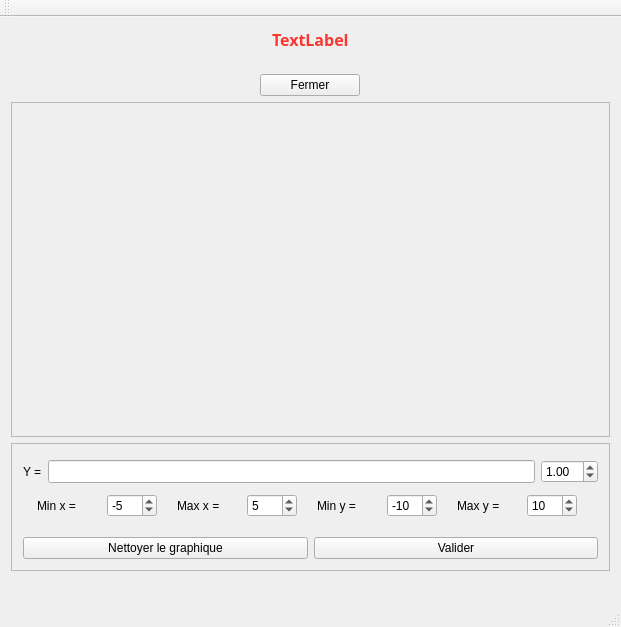
<?xml version="1.0" encoding="UTF-8"?>
<ui version="4.0">
 <class>MainWindow</class>
 <widget class="QMainWindow" name="MainWindow">
  <property name="geometry">
   <rect>
    <x>0</x>
    <y>0</y>
    <width>621</width>
    <height>627</height>
   </rect>
  </property>
  <property name="windowTitle">
   <string>QCustomPlot Interaction Example</string>
  </property>
  <widget class="QWidget" name="centralWidget">
   <layout class="QVBoxLayout" name="verticalLayout">
    <item alignment="Qt::AlignHCenter">
     <widget class="QLabel" name="erreurMessage">
      <property name="palette">
       <palette>
        <active>
         <colorrole role="WindowText">
          <brush brushstyle="SolidPattern">
           <color alpha="255">
            <red>0</red>
            <green>0</green>
            <blue>0</blue>
           </color>
          </brush>
         </colorrole>
         <colorrole role="Button">
          <brush brushstyle="SolidPattern">
           <color alpha="255">
            <red>233</red>
            <green>28</green>
            <blue>6</blue>
           </color>
          </brush>
         </colorrole>
         <colorrole role="Light">
          <brush brushstyle="SolidPattern">
           <color alpha="255">
            <red>255</red>
            <green>116</green>
            <blue>101</blue>
           </color>
          </brush>
         </colorrole>
         <colorrole role="Midlight">
          <brush brushstyle="SolidPattern">
           <color alpha="255">
            <red>244</red>
            <green>72</green>
            <blue>53</blue>
           </color>
          </brush>
         </colorrole>
         <colorrole role="Dark">
          <brush brushstyle="SolidPattern">
           <color alpha="255">
            <red>116</red>
            <green>14</green>
            <blue>3</blue>
           </color>
          </brush>
         </colorrole>
         <colorrole role="Mid">
          <brush brushstyle="SolidPattern">
           <color alpha="255">
            <red>155</red>
            <green>18</green>
            <blue>4</blue>
           </color>
          </brush>
         </colorrole>
         <colorrole role="Text">
          <brush brushstyle="SolidPattern">
           <color alpha="255">
            <red>0</red>
            <green>0</green>
            <blue>0</blue>
           </color>
          </brush>
         </colorrole>
         <colorrole role="BrightText">
          <brush brushstyle="SolidPattern">
           <color alpha="255">
            <red>255</red>
            <green>255</green>
            <blue>255</blue>
           </color>
          </brush>
         </colorrole>
         <colorrole role="ButtonText">
          <brush brushstyle="SolidPattern">
           <color alpha="255">
            <red>0</red>
            <green>0</green>
            <blue>0</blue>
           </color>
          </brush>
         </colorrole>
         <colorrole role="Base">
          <brush brushstyle="SolidPattern">
           <color alpha="255">
            <red>255</red>
            <green>255</green>
            <blue>255</blue>
           </color>
          </brush>
         </colorrole>
         <colorrole role="Window">
          <brush brushstyle="SolidPattern">
           <color alpha="255">
            <red>233</red>
            <green>28</green>
            <blue>6</blue>
           </color>
          </brush>
         </colorrole>
         <colorrole role="Shadow">
          <brush brushstyle="SolidPattern">
           <color alpha="255">
            <red>0</red>
            <green>0</green>
            <blue>0</blue>
           </color>
          </brush>
         </colorrole>
         <colorrole role="AlternateBase">
          <brush brushstyle="SolidPattern">
           <color alpha="255">
            <red>244</red>
            <green>141</green>
            <blue>130</blue>
           </color>
          </brush>
         </colorrole>
         <colorrole role="ToolTipBase">
          <brush brushstyle="SolidPattern">
           <color alpha="255">
            <red>255</red>
            <green>255</green>
            <blue>220</blue>
           </color>
          </brush>
         </colorrole>
         <colorrole role="ToolTipText">
          <brush brushstyle="SolidPattern">
           <color alpha="255">
            <red>0</red>
            <green>0</green>
            <blue>0</blue>
           </color>
          </brush>
         </colorrole>
        </active>
        <inactive>
         <colorrole role="WindowText">
          <brush brushstyle="SolidPattern">
           <color alpha="255">
            <red>0</red>
            <green>0</green>
            <blue>0</blue>
           </color>
          </brush>
         </colorrole>
         <colorrole role="Button">
          <brush brushstyle="SolidPattern">
           <color alpha="255">
            <red>233</red>
            <green>28</green>
            <blue>6</blue>
           </color>
          </brush>
         </colorrole>
         <colorrole role="Light">
          <brush brushstyle="SolidPattern">
           <color alpha="255">
            <red>255</red>
            <green>116</green>
            <blue>101</blue>
           </color>
          </brush>
         </colorrole>
         <colorrole role="Midlight">
          <brush brushstyle="SolidPattern">
           <color alpha="255">
            <red>244</red>
            <green>72</green>
            <blue>53</blue>
           </color>
          </brush>
         </colorrole>
         <colorrole role="Dark">
          <brush brushstyle="SolidPattern">
           <color alpha="255">
            <red>116</red>
            <green>14</green>
            <blue>3</blue>
           </color>
          </brush>
         </colorrole>
         <colorrole role="Mid">
          <brush brushstyle="SolidPattern">
           <color alpha="255">
            <red>155</red>
            <green>18</green>
            <blue>4</blue>
           </color>
          </brush>
         </colorrole>
         <colorrole role="Text">
          <brush brushstyle="SolidPattern">
           <color alpha="255">
            <red>0</red>
            <green>0</green>
            <blue>0</blue>
           </color>
          </brush>
         </colorrole>
         <colorrole role="BrightText">
          <brush brushstyle="SolidPattern">
           <color alpha="255">
            <red>255</red>
            <green>255</green>
            <blue>255</blue>
           </color>
          </brush>
         </colorrole>
         <colorrole role="ButtonText">
          <brush brushstyle="SolidPattern">
           <color alpha="255">
            <red>0</red>
            <green>0</green>
            <blue>0</blue>
           </color>
          </brush>
         </colorrole>
         <colorrole role="Base">
          <brush brushstyle="SolidPattern">
           <color alpha="255">
            <red>255</red>
            <green>255</green>
            <blue>255</blue>
           </color>
          </brush>
         </colorrole>
         <colorrole role="Window">
          <brush brushstyle="SolidPattern">
           <color alpha="255">
            <red>233</red>
            <green>28</green>
            <blue>6</blue>
           </color>
          </brush>
         </colorrole>
         <colorrole role="Shadow">
          <brush brushstyle="SolidPattern">
           <color alpha="255">
            <red>0</red>
            <green>0</green>
            <blue>0</blue>
           </color>
          </brush>
         </colorrole>
         <colorrole role="AlternateBase">
          <brush brushstyle="SolidPattern">
           <color alpha="255">
            <red>244</red>
            <green>141</green>
            <blue>130</blue>
           </color>
          </brush>
         </colorrole>
         <colorrole role="ToolTipBase">
          <brush brushstyle="SolidPattern">
           <color alpha="255">
            <red>255</red>
            <green>255</green>
            <blue>220</blue>
           </color>
          </brush>
         </colorrole>
         <colorrole role="ToolTipText">
          <brush brushstyle="SolidPattern">
           <color alpha="255">
            <red>0</red>
            <green>0</green>
            <blue>0</blue>
           </color>
          </brush>
         </colorrole>
        </inactive>
        <disabled>
         <colorrole role="WindowText">
          <brush brushstyle="SolidPattern">
           <color alpha="255">
            <red>116</red>
            <green>14</green>
            <blue>3</blue>
           </color>
          </brush>
         </colorrole>
         <colorrole role="Button">
          <brush brushstyle="SolidPattern">
           <color alpha="255">
            <red>233</red>
            <green>28</green>
            <blue>6</blue>
           </color>
          </brush>
         </colorrole>
         <colorrole role="Light">
          <brush brushstyle="SolidPattern">
           <color alpha="255">
            <red>255</red>
            <green>116</green>
            <blue>101</blue>
           </color>
          </brush>
         </colorrole>
         <colorrole role="Midlight">
          <brush brushstyle="SolidPattern">
           <color alpha="255">
            <red>244</red>
            <green>72</green>
            <blue>53</blue>
           </color>
          </brush>
         </colorrole>
         <colorrole role="Dark">
          <brush brushstyle="SolidPattern">
           <color alpha="255">
            <red>116</red>
            <green>14</green>
            <blue>3</blue>
           </color>
          </brush>
         </colorrole>
         <colorrole role="Mid">
          <brush brushstyle="SolidPattern">
           <color alpha="255">
            <red>155</red>
            <green>18</green>
            <blue>4</blue>
           </color>
          </brush>
         </colorrole>
         <colorrole role="Text">
          <brush brushstyle="SolidPattern">
           <color alpha="255">
            <red>116</red>
            <green>14</green>
            <blue>3</blue>
           </color>
          </brush>
         </colorrole>
         <colorrole role="BrightText">
          <brush brushstyle="SolidPattern">
           <color alpha="255">
            <red>255</red>
            <green>255</green>
            <blue>255</blue>
           </color>
          </brush>
         </colorrole>
         <colorrole role="ButtonText">
          <brush brushstyle="SolidPattern">
           <color alpha="255">
            <red>116</red>
            <green>14</green>
            <blue>3</blue>
           </color>
          </brush>
         </colorrole>
         <colorrole role="Base">
          <brush brushstyle="SolidPattern">
           <color alpha="255">
            <red>233</red>
            <green>28</green>
            <blue>6</blue>
           </color>
          </brush>
         </colorrole>
         <colorrole role="Window">
          <brush brushstyle="SolidPattern">
           <color alpha="255">
            <red>233</red>
            <green>28</green>
            <blue>6</blue>
           </color>
          </brush>
         </colorrole>
         <colorrole role="Shadow">
          <brush brushstyle="SolidPattern">
           <color alpha="255">
            <red>0</red>
            <green>0</green>
            <blue>0</blue>
           </color>
          </brush>
         </colorrole>
         <colorrole role="AlternateBase">
          <brush brushstyle="SolidPattern">
           <color alpha="255">
            <red>233</red>
            <green>28</green>
            <blue>6</blue>
           </color>
          </brush>
         </colorrole>
         <colorrole role="ToolTipBase">
          <brush brushstyle="SolidPattern">
           <color alpha="255">
            <red>255</red>
            <green>255</green>
            <blue>220</blue>
           </color>
          </brush>
         </colorrole>
         <colorrole role="ToolTipText">
          <brush brushstyle="SolidPattern">
           <color alpha="255">
            <red>0</red>
            <green>0</green>
            <blue>0</blue>
           </color>
          </brush>
         </colorrole>
        </disabled>
       </palette>
      </property>
      <property name="font">
       <font>
        <family>Courier 10 Pitch</family>
        <pointsize>12</pointsize>
        <weight>75</weight>
        <bold>true</bold>
       </font>
      </property>
      <property name="text">
       <string>&lt;html&gt;&lt;head/&gt;&lt;body&gt;&lt;p&gt;&lt;span style=&quot; color:#f9372f;&quot;&gt;TextLabel&lt;/span&gt;&lt;/p&gt;&lt;/body&gt;&lt;/html&gt;</string>
      </property>
     </widget>
    </item>
    <item>
     <layout class="QHBoxLayout" name="hLayout">
      <property name="topMargin">
       <number>17</number>
      </property>
      <item alignment="Qt::AlignBottom">
       <widget class="QPushButton" name="pushButton">
        <property name="maximumSize">
         <size>
          <width>100</width>
          <height>16777215</height>
         </size>
        </property>
        <property name="text">
         <string>Fermer</string>
        </property>
       </widget>
      </item>
     </layout>
    </item>
    <item>
     <widget class="QFrame" name="frame_2">
      <property name="frameShape">
       <enum>QFrame::StyledPanel</enum>
      </property>
      <property name="frameShadow">
       <enum>QFrame::Sunken</enum>
      </property>
      <property name="lineWidth">
       <number>1</number>
      </property>
      <property name="midLineWidth">
       <number>0</number>
      </property>
      <layout class="QVBoxLayout" name="verticalLayout_3">
       <property name="spacing">
        <number>0</number>
       </property>
       <property name="leftMargin">
        <number>0</number>
       </property>
       <property name="topMargin">
        <number>0</number>
       </property>
       <property name="rightMargin">
        <number>0</number>
       </property>
       <property name="bottomMargin">
        <number>0</number>
       </property>
       <item>
        <widget class="QCustomPlot" name="customPlot" native="true">
         <property name="sizePolicy">
          <sizepolicy hsizetype="Preferred" vsizetype="MinimumExpanding">
           <horstretch>0</horstretch>
           <verstretch>0</verstretch>
          </sizepolicy>
         </property>
        </widget>
       </item>
      </layout>
     </widget>
    </item>
    <item>
     <widget class="QFrame" name="frame">
      <property name="frameShape">
       <enum>QFrame::StyledPanel</enum>
      </property>
      <property name="frameShadow">
       <enum>QFrame::Raised</enum>
      </property>
      <layout class="QVBoxLayout" name="verticalLayout_2">
       <item>
        <layout class="QHBoxLayout" name="horizontalLayout">
         <property name="topMargin">
          <number>5</number>
         </property>
         <item>
          <widget class="QLabel" name="label">
           <property name="text">
            <string>Y =</string>
           </property>
          </widget>
         </item>
         <item>
          <widget class="QLineEdit" name="expression">
           <property name="maximumSize">
            <size>
             <width>700</width>
             <height>400</height>
            </size>
           </property>
           <property name="text">
            <string/>
           </property>
          </widget>
         </item>
         <item>
          <widget class="QDoubleSpinBox" name="precision">
           <property name="minimum">
            <double>0.010000000000000</double>
           </property>
           <property name="value">
            <double>1.000000000000000</double>
           </property>
          </widget>
         </item>
        </layout>
       </item>
       <item>
        <layout class="QHBoxLayout" name="horizontalLayout_3">
         <property name="topMargin">
          <number>5</number>
         </property>
         <item>
          <widget class="QLabel" name="label_3">
           <property name="maximumSize">
            <size>
             <width>50</width>
             <height>16777215</height>
            </size>
           </property>
           <property name="text">
            <string>Min x =</string>
           </property>
          </widget>
         </item>
         <item>
          <widget class="QSpinBox" name="xMin">
           <property name="maximumSize">
            <size>
             <width>50</width>
             <height>16777215</height>
            </size>
           </property>
           <property name="minimum">
            <number>-1000</number>
           </property>
           <property name="maximum">
            <number>1000</number>
           </property>
           <property name="value">
            <number>-5</number>
           </property>
          </widget>
         </item>
         <item>
          <widget class="QLabel" name="label_2">
           <property name="maximumSize">
            <size>
             <width>50</width>
             <height>16777215</height>
            </size>
           </property>
           <property name="text">
            <string>Max x =</string>
           </property>
          </widget>
         </item>
         <item>
          <widget class="QSpinBox" name="xMax">
           <property name="minimumSize">
            <size>
             <width>50</width>
             <height>0</height>
            </size>
           </property>
           <property name="maximumSize">
            <size>
             <width>50</width>
             <height>50</height>
            </size>
           </property>
           <property name="minimum">
            <number>-1000</number>
           </property>
           <property name="maximum">
            <number>1000</number>
           </property>
           <property name="value">
            <number>5</number>
           </property>
          </widget>
         </item>
         <item>
          <widget class="QLabel" name="label_5">
           <property name="maximumSize">
            <size>
             <width>50</width>
             <height>16777215</height>
            </size>
           </property>
           <property name="text">
            <string>Min y =</string>
           </property>
          </widget>
         </item>
         <item>
          <widget class="QSpinBox" name="yMin">
           <property name="maximumSize">
            <size>
             <width>50</width>
             <height>50</height>
            </size>
           </property>
           <property name="minimum">
            <number>-1000</number>
           </property>
           <property name="maximum">
            <number>1000</number>
           </property>
           <property name="value">
            <number>-10</number>
           </property>
          </widget>
         </item>
         <item>
          <widget class="QLabel" name="label_4">
           <property name="maximumSize">
            <size>
             <width>50</width>
             <height>16777215</height>
            </size>
           </property>
           <property name="text">
            <string>Max y =</string>
           </property>
          </widget>
         </item>
         <item>
          <widget class="QSpinBox" name="yMax">
           <property name="maximumSize">
            <size>
             <width>50</width>
             <height>16777215</height>
            </size>
           </property>
           <property name="value">
            <number>10</number>
           </property>
          </widget>
         </item>
        </layout>
       </item>
       <item>
        <layout class="QHBoxLayout" name="horizontalLayout_2">
         <property name="topMargin">
          <number>14</number>
         </property>
         <item>
          <widget class="QPushButton" name="Nettoyer">
           <property name="text">
            <string>Nettoyer le graphique</string>
           </property>
          </widget>
         </item>
         <item>
          <widget class="QPushButton" name="valider">
           <property name="text">
            <string>Valider</string>
           </property>
          </widget>
         </item>
        </layout>
       </item>
      </layout>
     </widget>
    </item>
    <item>
     <layout class="QHBoxLayout" name="horizontalLayout_4">
      <property name="topMargin">
       <number>23</number>
      </property>
     </layout>
    </item>
   </layout>
  </widget>
  <widget class="QStatusBar" name="statusBar"/>
  <widget class="QToolBar" name="toolBar">
   <property name="windowTitle">
    <string>toolBar</string>
   </property>
   <attribute name="toolBarArea">
    <enum>TopToolBarArea</enum>
   </attribute>
   <attribute name="toolBarBreak">
    <bool>false</bool>
   </attribute>
  </widget>
  <action name="actionCr_cr">
   <property name="text">
    <string>cr&quot;cr</string>
   </property>
  </action>
  <action name="actionGreger">
   <property name="text">
    <string>greger</string>
   </property>
  </action>
 </widget>
 <layoutdefault spacing="6" margin="11"/>
 <customwidgets>
  <customwidget>
   <class>QCustomPlot</class>
   <extends>QWidget</extends>
   <header>qcustomplot.h</header>
   <container>1</container>
  </customwidget>
 </customwidgets>
 <resources/>
 <connections/>
</ui>
